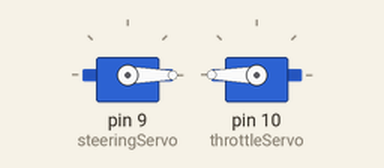
Recording of a sketch running on a simulated Arduino Uno, built with avr-gcc and run on an emulated ATmega328P. Shown: 2 × servo.

Above: at 0.05 s.
At 13.95 s:
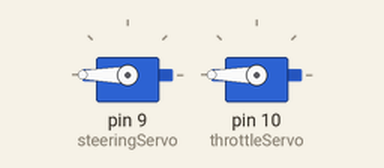
Timing chart, 0 to 20.8 s (numbered marks = the images above):
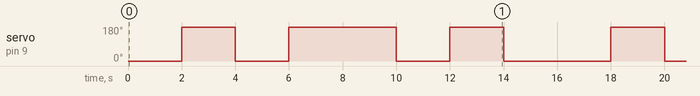

Measured:
- by itself, servo on pin 9 (steeringServo): repeats every 16.0 s: 0° 2.0 s, 180° 4.0 s, 0° 2.0 s, 180° 2.0 s, 0° 4.0 s, 180° 2.0 s

The sketch:

CarFigure8Pattern.ino
```cpp
#include <Servo.h>

Servo steeringServo;
Servo throttleServo;

void setup() {

  steeringServo.attach(9);
  throttleServo.attach(10);


}

void loop() {
  while (true) {
    for (int i = 0; i < 2; i++) {
      steeringServo.write(0);

      throttleServo.write(180);

      delay(2000);
      steeringServo.write(180);
      throttleServo.write(180);

      delay(2000);
    }

    for (int i = 0; i < 2; i++) {
      steeringServo.write(180);
      throttleServo.write(180);
      delay(2000);
      steeringServo.write(0);
      throttleServo.write(180);
      delay(2000);
    }
  }
}
```
